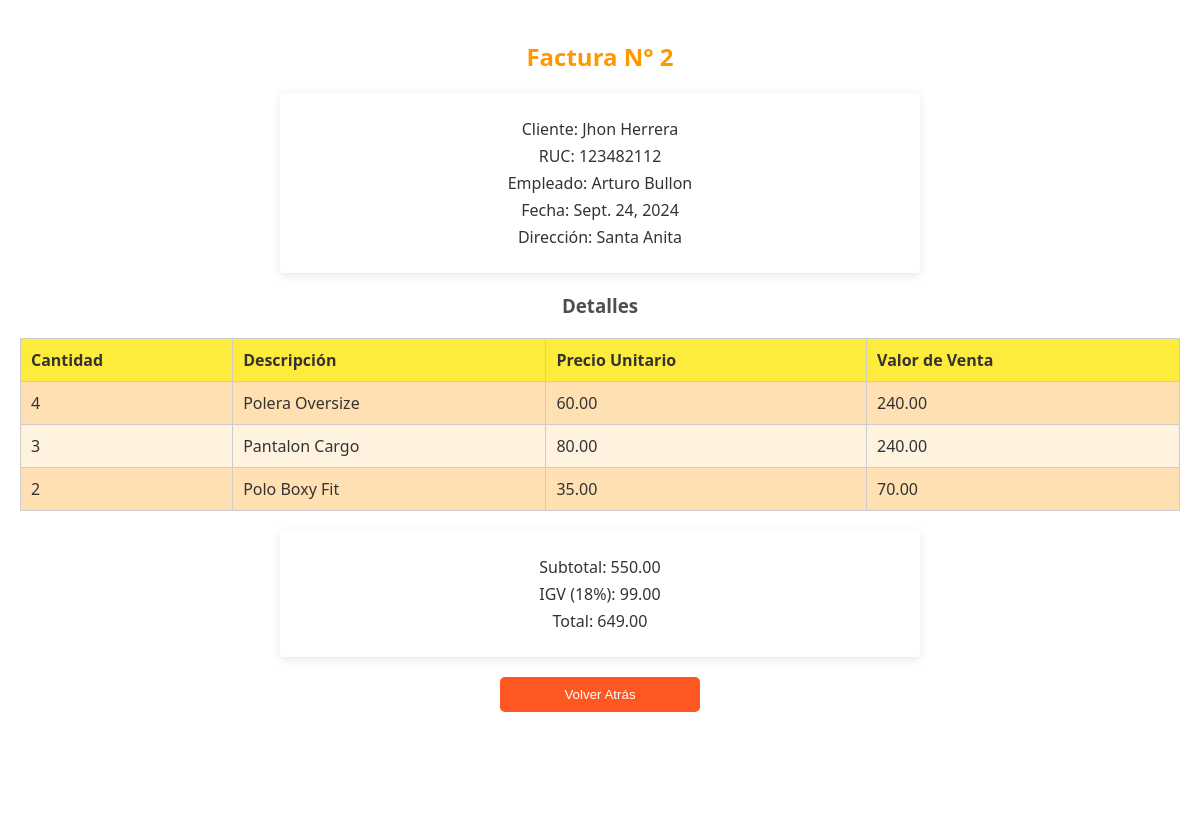
Screenshot of /facturas/2/ with the database file from the repository.
### factura/models.py (models this page shows, shortened)
class Factura(models.Model):
    numero_factura = models.AutoField(primary_key=True)
    cliente = models.ForeignKey(Cliente, on_delete=models.CASCADE)
    empleado = models.ForeignKey(Empleado, on_delete=models.CASCADE)
    fecha_factura = models.DateField()
    subtotal = models.DecimalField(max_digits=10, decimal_places=2, default=Decimal('0.00'))
    total = models.DecimalField(max_digits=10, decimal_places=2, default=Decimal('0.00'))
    igv = models.DecimalField(max_digits=10, decimal_places=2, default=Decimal('0.00'))

class Cliente(models.Model):
    nombre_cliente = models.CharField(max_length=255)
    apellido_cliente = models.CharField(max_length=100, null=True, blank=True)
    direccion = models.CharField(max_length=255, null=True)
    RUC = models.CharField(max_length=11, unique=True)

class Empleado(models.Model):
    codigo_empleado = models.AutoField(primary_key=True)
    nombre_empleado = models.CharField(max_length=255)
    apellido_empleado = models.CharField(max_length=255)
    dni_empleado = models.CharField(max_length=8, unique=True)

class Producto(models.Model):
    nombre_producto = models.CharField(max_length=255)
    precio = models.DecimalField(max_digits=10, decimal_places=2)
    categoria = models.ForeignKey(Categoria, on_delete=models.CASCADE)

### factura/views.py (the view)
# urls.py: path('facturas/<int:pk>/', FacturaDetailView.as_view(), name='factura-detail'),
class FacturaDetailView(DetailView):
    model = Factura
    template_name = 'factura/factura_detail.html'
    context_object_name = 'factura'  # Añadir el nombre de contexto
    def get_context_data(self, **kwargs):
        context = super().get_context_data(**kwargs)
        factura = self.object
        detalles = []
        subtotal = Decimal('0.00')  # Inicializa el subtotal
        for detalle in factura.detallefactura_set.all():
            valor_venta = detalle.cantidad * detalle.producto.precio  # Calcular valor de venta
            subtotal += valor_venta  # Sumar al subtotal
            detalles.append({
                'producto': detalle.producto.nombre_producto,  # Descripción del producto
                'cantidad': detalle.cantidad,
                'precio_unitario': detalle.producto.precio,  # Precio unitario del producto
                'valor_venta': valor_venta,  # Valor de venta calculado
            })
        igv = subtotal * Decimal('0.18')  # Calcular IGV (18%)
        total = subtotal + igv  # Calcular el total
        context['detalles'] = detalles
        context['subtotal'] = subtotal
        context['igv'] = igv
        context['total'] = total
        context['ruc'] = factura.cliente.RUC
        context['empleado'] = factura.empleado.nombre_empleado
        return context

### factura/templates/factura/factura_detail.html (shortened to what this page needs)
<!DOCTYPE html>
<html lang="es">
<head>
    {% load static %}
    <link rel="stylesheet" type="text/css" href="{% static 'css/cheltons.css' %}">
</head>
<body>
    <video muted autoplay loop id="background-video">
        <source src="{% static 'video/fondo.mp4' %}" type="video/mp4">
    </video>
    <h2>Factura N° {{ factura.numero_factura }}</h2>
    <div class="info-box">
        <p>Cliente: {{ factura.cliente.nombre_cliente }} {{ factura.cliente.apellido_cliente }}</p>
        <p>RUC: {{ ruc }}</p>
        <p>Empleado: {{ factura.empleado.nombre_empleado }} {{ factura.empleado.apellido_empleado }}</p>
        <p>Fecha: {{ factura.fecha_factura }}</p>
        <p>Dirección: {{ factura.cliente.direccion }}</p>
    </div>
    <h3>Detalles</h3>
    <table>
        <thead>
            <tr>
                <th>Cantidad</th>
                <th>Descripción</th>
                <th>Precio Unitario</th>
                <th>Valor de Venta</th>
            </tr>
        </thead>
        <tbody>
            {% for detalle in detalles %}
                <tr>
                    <td>{{ detalle.cantidad }}</td>
                    <td>{{ detalle.producto }}</td>
                    <td>{{ detalle.precio_unitario|floatformat:2 }}</td>
                    <td>{{ detalle.valor_venta|floatformat:2 }}</td>
                </tr>
            {% endfor %}
        </tbody>
    </table>
    <div class="info-box">
        <p>Subtotal: {{ subtotal|floatformat:2 }}</p>
        <p>IGV (18%): {{ igv|floatformat:2 }}</p>
        <p>Total: {{ total|floatformat:2 }}</p>
    </div>
    <button onclick="window.history.back();">Volver Atrás</button>
</body>
</html>

### factura/static/css/cheltons.css (style rules this page uses)
video { position: fixed; top: 0; left: 0; width: 100%; height: 100%; object-fit: cover; z-index: -1; }
body { font-family: 'Segoe UI', Tahoma, Geneva, Verdana, sans-serif; background-color: rgba(255, 255, 255, 0.9); color: #333; margin: 0; padding: 20px; text-align: center; position: relative; min-height: 100vh; }
h2 { color: #ff9800; }
h3 { color: #4e4e4e; }
p { margin: 5px 0; }
.info-box { background-color: rgba(255, 255, 255, 0.9); padding: 20px; border-radius: 5px; box-shadow: 0 2px 10px rgba(0, 0, 0, 0.1); margin: 20px auto; width: 80%; max-width: 600px; }
table { width: 100%; border-collapse: collapse; margin-top: 20px; }
th, td { padding: 10px; border: 1px solid #ccc; text-align: left; }
th { background-color: #ffeb3b; color: #333; }
tr:nth-child(even) { background-color: #fff3e0; }
tr:nth-child(odd) { background-color: #ffe0b2; }
button { background-color: #ff5722; color: white; padding: 10px 15px; border: none; border-radius: 5px; cursor: pointer; margin-top: 20px; display: block; width: 200px; margin-left: auto; margin-right: auto; }

### rows the page displays
Factura: numero_factura "2", cliente.nombre_cliente "Jhon", cliente.apellido_cliente "Herrera", empleado.nombre_empleado "Arturo", empleado.apellido_empleado "Bullon", fecha_factura "Sept. 24, 2024", cliente.direccion "Santa Anita"
Cliente: RUC "123482112"
Producto: producto "Polera Oversize", precio_unitario "60.00"
Producto: producto "Pantalon Cargo", precio_unitario "80.00"
Producto: producto "Polo Boxy Fit", precio_unitario "35.00"

### other values shown
{{ detalle.cantidad }} "4" "3" "2"
{{ detalle.valor_venta|floatformat:2 }} "240.00" "240.00" "70.00"
{{ subtotal|floatformat:2 }} "550.00"
{{ igv|floatformat:2 }} "99.00"
{{ total|floatformat:2 }} "649.00"
